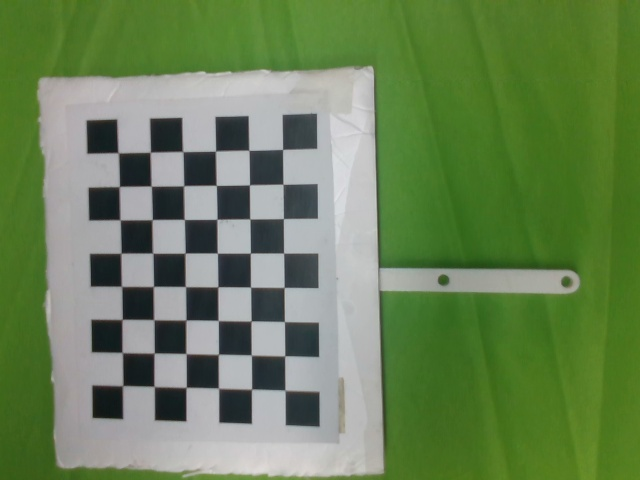
#> input picture realSceneApi/calibration/calibration/flexiv/0.jpg, 640 x 480 px; its folder holds only this picture in this run
$ python cab_flexiv.py
#> lines starting #> are read from the running program, lines starting #| are printed output that depends on the picture; after the words box and inside, x2 and y2 are one past the last pixel; in counts of white or black regions, pixels touching at a corner belong together; long printed decimals are rounded
import cv2
import numpy as np
import glob

def rodrigues_trans2tr(rvec, tvec):
        r, _ = cv2.Rodrigues(rvec)
        tvec.shape = (3,)
        T = np.identity(4)
        T[0:3, 3] = tvec
        T[0:3, 0:3] = r
        return T

# 找棋盘格角点
# 阈值
criteria=(cv2.TERM_CRITERIA_EPS+cv2.TERM_CRITERIA_MAX_ITER,30,0.001)
print(criteria)

#棋盘格模板规格
w=8
h=6
# 世界坐标系中的棋盘格点,例如(0,0,0), (1,0,0), (2,0,0) ....,(8,5,0)，去掉Z坐标，记为二维矩阵

objp=np.zeros((w*h,3),np.float32)
#print(np.mgrid[0:w,0:h].T.reshape(-1,2))
objp[:,:2] = np.mgrid[0:w,0:h].T.reshape(-1,2)*0.015
# 储存棋盘格角点的世界坐标和图像坐标对

worldobjpoints = [] # 在世界坐标系中的三维点
imgpoints = [] # 在图像平面的二维像素点？

images = glob.glob('flexiv/*.jpg') #读取图像

for fname in images:  #对所有图像进行处理
    img = cv2.imread(fname)
#> img is the input picture: shape (480, 640, 3); mean B, G, R 85.9, 129.9, 105.1
    cv2.imshow('findCorners',img)
    cv2.waitKey(1)
    gray=cv2.cvtColor(img,cv2.COLOR_BGR2GRAY)
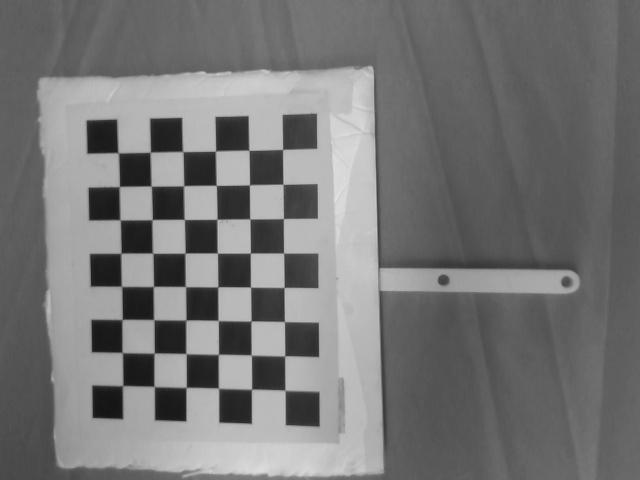
#> gray: shape (480, 640); min 19, max 225, mean 117.4

    ret,corners=cv2.findChessboardCorners(img,(w,h),None,cv2.CALIB_CB_ADAPTIVE_THRESH)
#> ret = True; corners = 48 rows, first 8: [282.6, 149.5], [282.9, 184.3], [283.5, 218.6], [283.6, 253], [284.1, 287.4], [284.3, 321.5], [284.7, 355.8], [284.8, 389.9]
    #找到棋盘角点
    #ret,corners=cv2.findChessboardCorners(img,(w,h),None)

    print(ret)
#| True

    #如果找到足够的点对，将其存储起来
    if ret==True:
        cv2.cornerSubPix(gray,corners,(5,5),(-1,-1),criteria)
        worldobjpoints.append(objp)
        imgpoints.append(corners)
        print(len(objp))
        print(len((corners)))
#| 48
        cv2.drawChessboardCorners(img,(w,h),corners,ret)
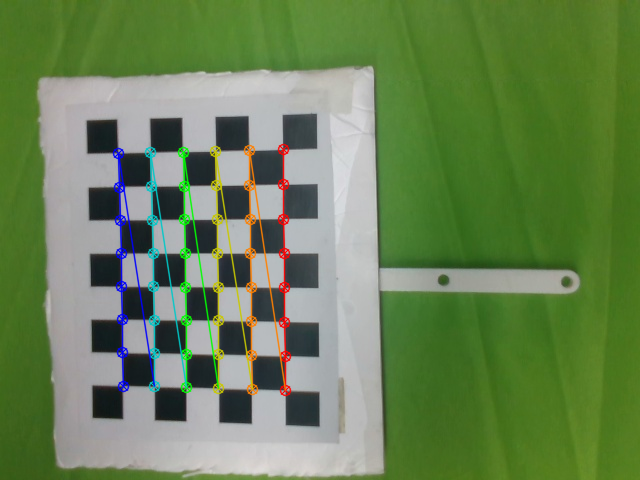
#> img: shape (480, 640, 3); 3.72% of pixels changed, all inside (x1, y1, x2, y2) = (112, 143, 292, 397)
        cv2.imshow('findCorners',img)
        if cv2.waitKey(0)==ord('s'):
#> (key Esc is pressed here)
            cv2.destroyAllWindows()
            continue


for i in range(len(imgpoints)):
    print("world obj point================")
    print(worldobjpoints[i])
    print("img obj point================")
    print(imgpoints[i])
#> this loop made 1 pass
#> (printed output is left out)


cv2.destroyAllWindows()
print(gray.shape)
#| (480, 640)
ret,mtx,dist,rvecs,tvecs=cv2.calibrateCamera(worldobjpoints,
                                             imgpoints,
                                             gray.shape[::-1],
                                             None,None)
#> ret = 0.12; mtx = [[605.1, 0, 374.5], [0, 593, 252], [0, 0, 1]]; dist = [[0.162, -0.0418, 0.00596, 0.0162, -0.235]]; rvecs = ([0.165, 0.0901, 1.57],); tvecs = ([-0.0392, -0.0445, 0.257],)
# [7 lines of commented-out code are left out]
img2=cv2.imread('flexiv/12.jpg')
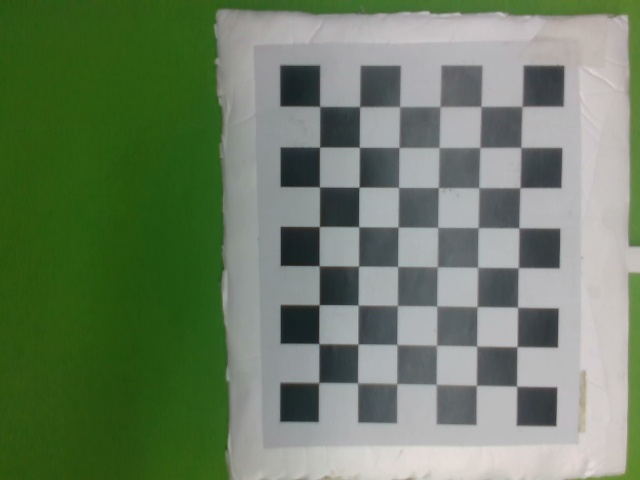
#> input picture realSceneApi/calibration/calibration/bak/flexiv_bak2/12.jpg, 640 x 480 px, found by its file name
#> img2 is the input picture: shape (480, 640, 3); mean B, G, R 99.9, 125.7, 108.1
h,w=img2.shape[:2]
#> h = 480; w = 640
newcameramtx,roi=cv2.getOptimalNewCameraMatrix(mtx,dist,(w,h),0,(w,h)) #自由比例
#> newcameramtx = [[626.9, 0, 382.3], [0, 623.8, 253.9], [0, 0, 1]]; roi = (0, 0, 639, 479)
dst=cv2.undistort(img2,mtx,dist,None,newcameramtx)
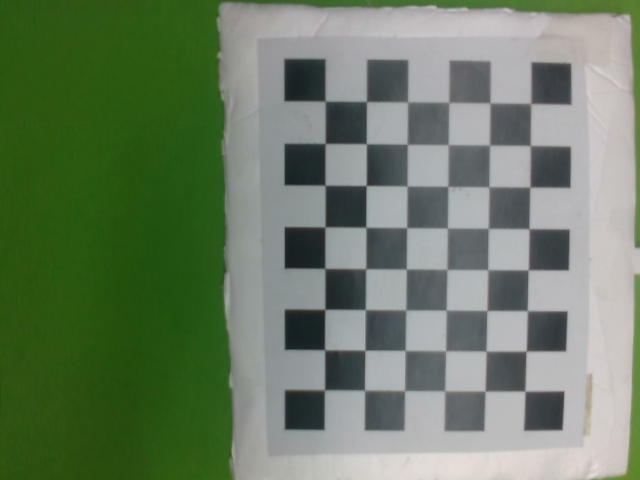
#> dst: shape (480, 640, 3); mean B, G, R 99.8, 124.9, 107.4
cv2.imwrite('calibresult.jpg',dst)


# 反投影误差
total_error=0
for i in range(len(worldobjpoints)):
    imgpoints2,_=cv2.projectPoints(worldobjpoints[i],rvecs[i],tvecs[i],mtx,dist)
    error = cv2.norm(imgpoints[i],imgpoints2, cv2.NORM_L2)/len(imgpoints2)
    total_error+=error
#> this loop made 1 pass
#> (error, total_error) on pass 1: (0.0174, 0.0174)
#> after the loop, total_error = 0.0174

print(("total error: "),total_error/len(worldobjpoints))
#| total error:  0.01737


# reading the tcp poses
tcp_r = []
tcp_t = []
for i in range(len(rvecs)):
#> (the run stopped early here; a loop or call above may not have finished)
